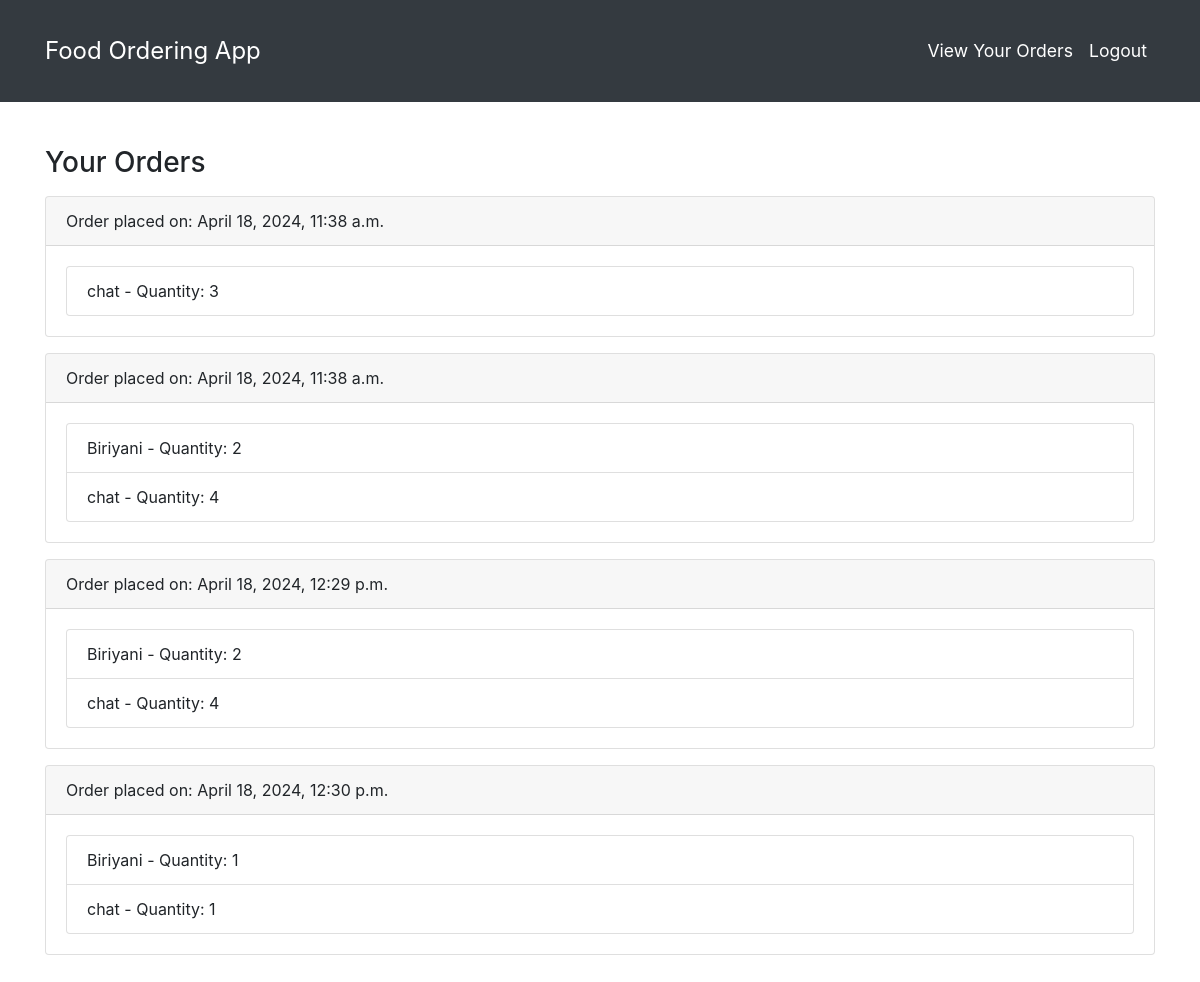
/view_orders/ (signed in), run on the app's committed database.
### orders/models.py (models this page shows)
class Order(models.Model):
    user = models.ForeignKey(User, on_delete=models.CASCADE)
    timestamp = models.DateTimeField(auto_now_add=True)

class Item(models.Model):
    name = models.CharField(max_length=100)
    rate = models.DecimalField(max_digits=10, decimal_places=2)
    class Meta:
        permissions = [
            ('can_add_item', 'Can add item'),
            ('can_change_item', 'Can change item'),
            ('can_delete_item', 'Can delete item'),
        ]

### orders/views.py (the view)
# urls.py: path('view_orders/', views.view_orders, name='view_orders'),
@login_required
def view_orders(request):
    orders = {}
    order_items = OrderItem.objects.filter(order__user=request.user).select_related('order', 'item')
    for order_item in order_items:
        order_id = order_item.order_id
        if order_id not in orders:
            orders[order_id] = {
                'timestamp': order_item.order.timestamp,
                'items': []
            }
        orders[order_id]['items'].append({
            'name': order_item.item.name,
            'quantity': order_item.quantity
        })
    return render(request, 'orders/view_orders.html', {'orders': orders})

### orders/templates/orders/view_orders.html (shortened to what this page needs)
{% extends 'base.html' %}
{% block content %}
    <h3>Your Orders</h3>
    {% if orders %}
        {% for order_id, order in orders.items %}
            <div class="card mb-3">
                <div class="card-header">Order placed on: {{ order.timestamp }}</div>
                <div class="card-body">
                    <ul class="list-group">
                        {% for item in order.items %}
                            <li class="list-group-item">
                                {{ item.name }} - Quantity: {{ item.quantity }}
                            </li>
                        {% endfor %}
                    </ul>
                </div>
            </div>
        {% endfor %}
    {% else %}
        <p>No orders yet.</p>
    {% endif %}
{% endblock %}

### orders/templates/base.html (shortened to what this page needs)
<!DOCTYPE html>
<html lang="en">
<head>
    <link rel="stylesheet" href="https://stackpath.bootstrapcdn.com/bootstrap/4.5.2/css/bootstrap.min.css">
</head>
<body>
    <nav class="navbar navbar-expand-lg navbar-dark bg-dark">
        <div class="container">
            <a class="navbar-brand" href="{% url 'home' %}">Food Ordering App</a>
            <div class="collapse navbar-collapse" id="navbarNav">
                <ul class="navbar-nav ml-auto">
                    {% if user.is_authenticated %}
                        <li class="nav-item">
                            <a class="nav-link" href="{% url 'view_orders' %}">View Your Orders</a>
                        </li>
                        <li class="nav-item">
                            <a class="nav-link" href="{% url 'logout' %}">Logout</a>
                        </li>
                    {% else %}
                        <li class="nav-item">
                            <a class="nav-link" href="{% url 'login' %}">Login</a>
                        </li>
                    {% endif %}
                </ul>
            </div>
        </div>
    </nav>
    <div class="container mt-4">
        {% block content %}
        {% endblock %}
    </div>
</body>
</html>

### orders/templates/base.html (style rules this page uses)
.navbar { background-color: #343a40; }
.navbar-brand { font-size: 1.5rem; }
.navbar-nav .nav-item .nav-link { color: #ffffff; }
.container { padding-top: 20px; padding-bottom: 20px; }
.nav-link { font-size: 1.1rem; }

### data on the page
Order: timestamp "April 18, 2024, 11:38 a.m."
Item: name "chat" "chat" "chat" "chat"
Order: timestamp "April 18, 2024, 11:38 a.m."
Item: name "Biriyani" "Biriyani" "Biriyani"
Order: timestamp "April 18, 2024, 12:29 p.m."
Order: timestamp "April 18, 2024, 12:30 p.m."

### other printed values
{{ item.quantity }} "3" "2" "4" "2" "4" "1" "1"
